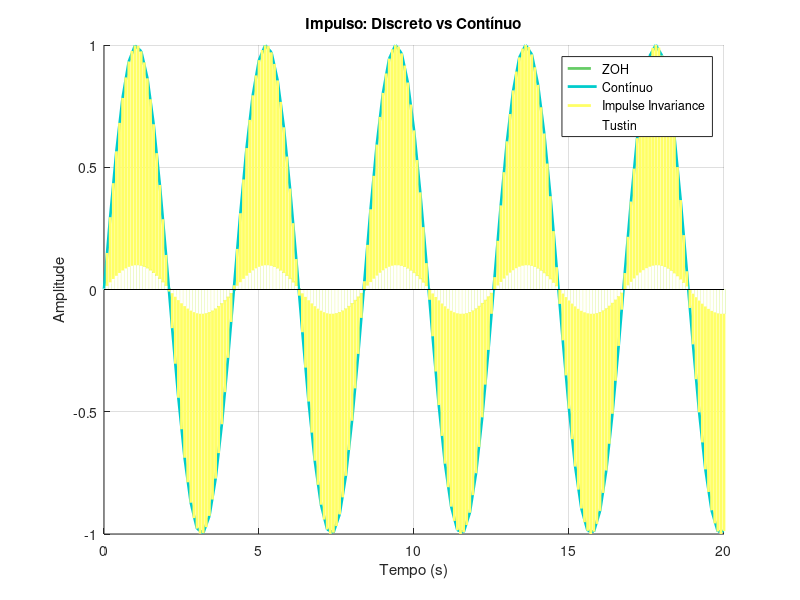
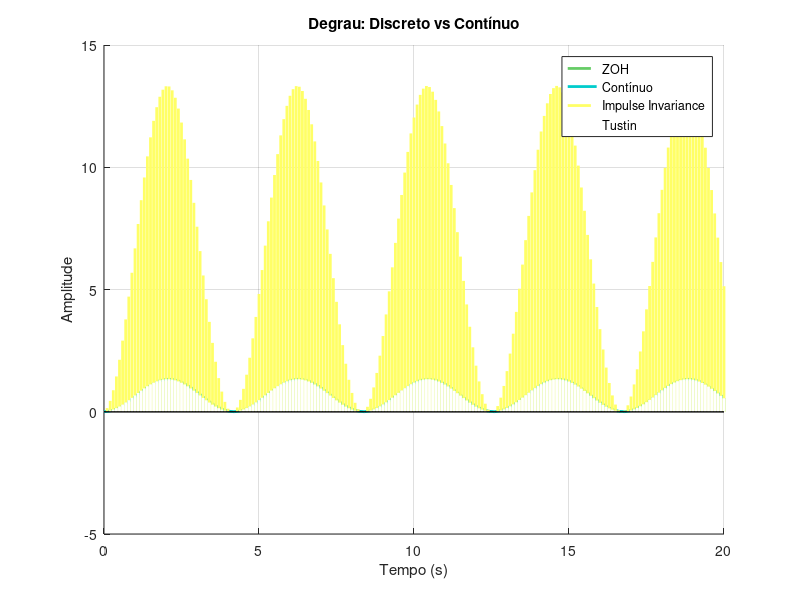
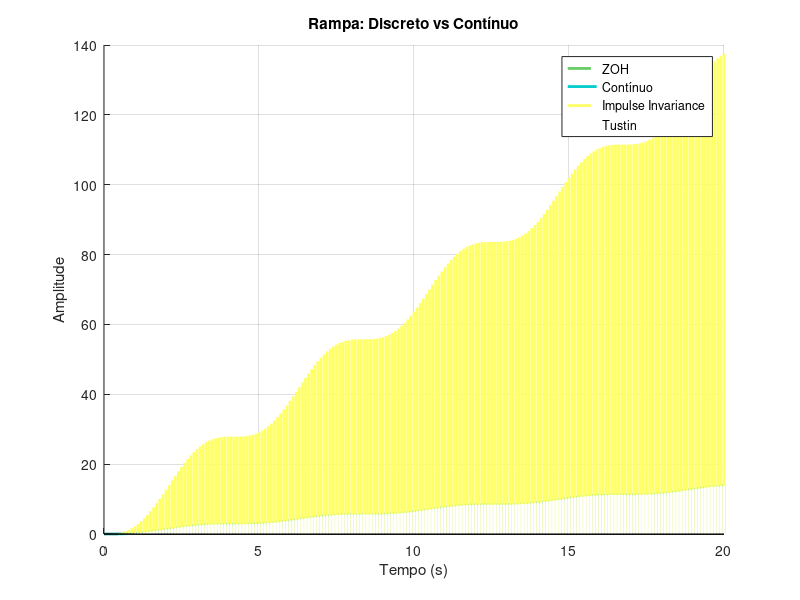
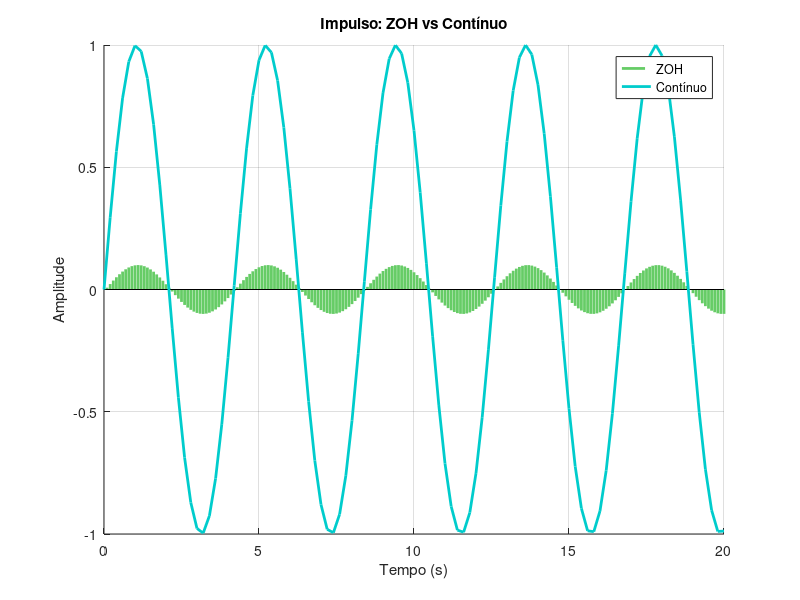

Reproduce these figures in MATLAB, in order.
clc; clear; close all;
T = 0.1;
a = 1.5;
t_final = 20;
t_z = 0:T:t_final;              % tempo discreto
t_cont = 0:0.001:t_final;       % tempo contínuo
% ===============================
% CORES AJUSTADAS 
% ===============================
cor_zoh    = [0.4 0.8 0.4];  
cor_cont   = [0 0.8 0.8];     
cor_imp    = [1 1 0.4];     
cor_tustin = [1 1 1];       
% ===============================
% SISTEMA CONTÍNUO
% ===============================

% item 4
% num = [0 0 0 1];
% den = [1 0 0 0];
% num_inv = [T^2/2 T^2/2 0];
% den_inv = [1 -3 3 -1];

% item 8
% num = [0 0 a];
% den = [1 a 0];
% num_inv = [ (1 - exp(-a*T))  0 ];
% den_inv = [ 1  -(1 + exp(-a*T))  exp(-a*T) ];

% item 12
% num = [0 1 0];
% den = [1 0 a^2];
% num_inv = [1  -cos(a*T)  0];
% den_inv = [1  -2*cos(a*T)  1];

% item 11
 num = [0 0 a];
 den = [1 0 a^2];
 num_inv = [0  sin(a*T)  0];
 den_inv = [1  -(2*cos(a*T))  1];


sys_c = tf(num, den) % 1/s^3

% ===============================
% ENTRADAS
% ===============================
u_imp = [1 zeros(1,length(t_z)-1)];
u_deg = ones(size(t_z));
u_ra  = t_z;
% ===============================
% CONTÍNUO
% ===============================
[y_s_im, t_s_out_im] = impulse(sys_c, t_final);
[y_s_de, t_s_out_de] = step(sys_c, t_final);
y_s_ra = lsim(sys_c, t_cont, t_cont);
t_s_out_ra = t_cont;
% ===============================
% MÉTODOS DISCRETOS
% ===============================
sys_zoh = c2d(sys_c, T, 'zoh')
sys_tus = c2d(sys_c, T, 'tustin')
% Invariância ao impulso (manual)
sys_imp = tf(num_inv, den_inv, T)
% ===============================
% SIMULAÇÕES
% ===============================
% Impulso
y_z_imp   = lsim(sys_zoh, u_imp, t_z);
y_Z_im_2  = lsim(sys_imp, u_imp, t_z);
y_im_3    = lsim(sys_tus, u_imp, t_z);
% Degrau
y_z_de   = lsim(sys_zoh, u_deg, t_z);
y_Z_de_2 = lsim(sys_imp, u_deg, t_z);
y_de_3   = lsim(sys_tus, u_deg, t_z);
% Rampa
y_z_ra = lsim(sys_zoh, u_ra, t_z);
y_ra_2 = lsim(sys_imp, u_ra, t_z);
y_ra_3 = lsim(sys_tus, u_ra, t_z);
% ===============================
% ===== IMPULSO =====
% ===============================
figure; hold on
stem(t_z, y_z_imp, 'Color', cor_zoh, 'LineWidth', 2, 'Marker', 'none');
plot(t_s_out_im, y_s_im, 'Color', cor_cont, 'LineWidth', 2);
stem(t_z, y_Z_im_2, 'Color', cor_imp, 'LineWidth', 2,'Marker', 'none');
stem(t_z, y_im_3, 'Color', cor_tustin, 'LineWidth', 2,'Marker', 'none');
grid on;
title('Impulso: Discreto vs Contínuo');
xlabel('Tempo (s)');
ylabel('Amplitude');
legend('ZOH','Contínuo','Impulse Invariance','Tustin');
% ===============================
% ===== DEGRAU =====
% ===============================
figure; hold on
stem(t_z, y_z_de, 'Color', cor_zoh, 'LineWidth', 2, 'Marker', 'none');
plot(t_s_out_de, y_s_de, 'Color', cor_cont, 'LineWidth', 2);
stem(t_z, y_Z_de_2, 'Color', cor_imp, 'LineWidth', 2,'Marker', 'none');
stem(t_z, y_de_3, 'Color', cor_tustin, 'LineWidth', 2,'Marker', 'none');
grid on;
title('Degrau: Discreto vs Contínuo');
xlabel('Tempo (s)');
ylabel('Amplitude');
legend('ZOH','Contínuo','Impulse Invariance','Tustin');
% ===============================
% ===== RAMPA =====
% ===============================
figure; hold on
stem(t_z, y_z_ra, 'Color', cor_zoh, 'LineWidth', 2, 'Marker', 'none');
plot(t_s_out_ra, y_s_ra, 'Color', cor_cont, 'LineWidth', 2);
stem(t_z, y_ra_2, 'Color', cor_imp, 'LineWidth', 2,'Marker', 'none');
stem(t_z, y_ra_3, 'Color', cor_tustin, 'LineWidth', 2,'Marker', 'none');
grid on;
title('Rampa: Discreto vs Contínuo');
xlabel('Tempo (s)');
ylabel('Amplitude');
legend('ZOH','Contínuo','Impulse Invariance','Tustin');
% ===============================
% ===== IMPULSO =====
% ===============================
% ZOH vs Contínuo
figure; hold on
stem(t_z, y_z_imp, 'Color', cor_zoh, 'LineWidth', 2, 'Marker', 'none');
plot(t_s_out_im, y_s_im, 'Color', cor_cont, 'LineWidth', 2);
grid on;
title('Impulso: ZOH vs Contínuo');
xlabel('Tempo (s)');
ylabel('Amplitude');
legend('ZOH','Contínuo');
% Impulse Invariance vs Contínuo
figure; hold on
stem(t_z, y_Z_im_2, 'Color', cor_imp, 'LineWidth', 2,'Marker', 'none');
plot(t_s_out_im, y_s_im, 'Color', cor_cont, 'LineWidth', 2);
grid on;
title('Impulso: Impulse Invariance vs Contínuo');
xlabel('Tempo (s)');
ylabel('Amplitude');
legend('Impulse Invariance','Contínuo');
% Tustin vs Contínuo
figure; hold on
stem(t_z, y_im_3, 'Color', cor_tustin, 'LineWidth', 2,'Marker', 'none');
plot(t_s_out_im, y_s_im, 'Color', cor_cont, 'LineWidth', 2);
grid on;
title('Impulso: Tustin vs Contínuo');
xlabel('Tempo (s)');
ylabel('Amplitude');
legend('Tustin','Contínuo');
% ===============================
% ===== DEGRAU =====
% ===============================
% ZOH vs Contínuo
figure; hold on
stem(t_z, y_z_de, 'Color', cor_zoh, 'LineWidth', 2, 'Marker', 'none');
plot(t_s_out_de, y_s_de, 'Color', cor_cont, 'LineWidth', 2);
grid on;
title('Degrau: ZOH vs Contínuo');
xlabel('Tempo (s)');
ylabel('Amplitude');
legend('ZOH','Contínuo');
% Impulse Invariance vs Contínuo
figure; hold on
stem(t_z, y_Z_de_2, 'Color', cor_imp, 'LineWidth', 2,'Marker', 'none');
plot(t_s_out_de, y_s_de, 'Color', cor_cont, 'LineWidth', 2);
grid on;
title('Degrau: Impulse Invariance vs Contínuo');
xlabel('Tempo (s)');
ylabel('Amplitude');
legend('Impulse Invariance','Contínuo');
% Tustin vs Contínuo
figure; hold on
stem(t_z, y_de_3, 'Color', cor_tustin, 'LineWidth', 2,'Marker', 'none');
plot(t_s_out_de, y_s_de, 'Color', cor_cont, 'LineWidth', 2);
grid on;
title('Degrau: Tustin vs Contínuo');
xlabel('Tempo (s)');
ylabel('Amplitude');
legend('Tustin','Contínuo');
% ===============================
% ===== RAMPA =====
% ===============================
% ZOH vs Contínuo
figure; hold on
stem(t_z, y_z_ra, 'Color', cor_zoh, 'LineWidth', 2, 'Marker', 'none');
plot(t_s_out_ra, y_s_ra, 'Color', cor_cont, 'LineWidth', 2);
grid on;
title('Rampa: ZOH vs Contínuo');
xlabel('Tempo (s)');
ylabel('Amplitude');
legend('ZOH','Contínuo');
% Impulse Invariance vs Contínuo
figure; hold on
stem(t_z, y_ra_2, 'Color', cor_imp, 'LineWidth', 2,'Marker', 'none');
plot(t_s_out_ra, y_s_ra, 'Color', cor_cont, 'LineWidth', 2);
grid on;
title('Rampa: Impulse Invariance vs Contínuo');
xlabel('Tempo (s)');
ylabel('Amplitude');
legend('Impulse Invariance','Contínuo');
% Tustin vs Contínuo
figure; hold on
stem(t_z, y_ra_3, 'Color', cor_tustin, 'LineWidth', 2,'Marker', 'none');
plot(t_s_out_ra, y_s_ra, 'Color', cor_cont, 'LineWidth', 2);
grid on;
title('Rampa: Tustin vs Contínuo');
xlabel('Tempo (s)');
ylabel('Amplitude');
legend('Tustin','Contínuo');
